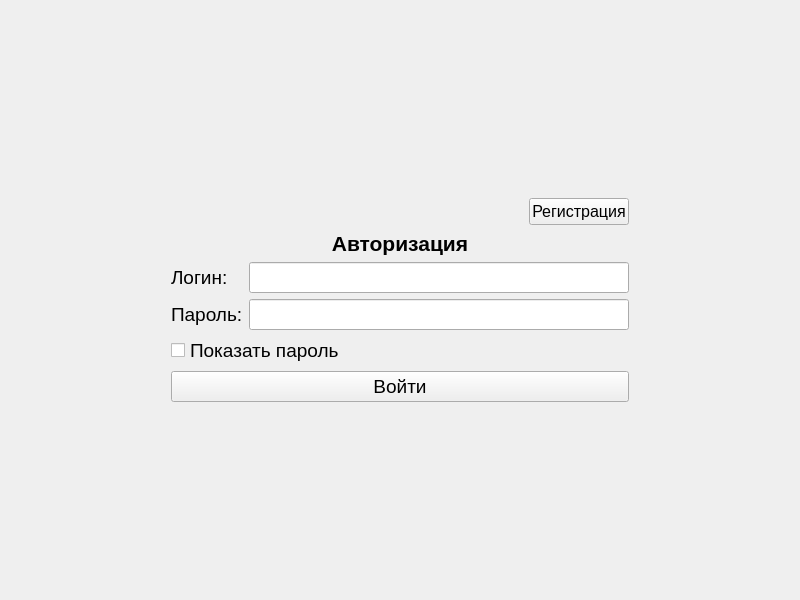
<?xml version="1.0" encoding="UTF-8"?>
<ui version="4.0">
 <class>MainWindow</class>
 <widget class="QMainWindow" name="MainWindow">
  <property name="geometry">
   <rect>
    <x>0</x>
    <y>0</y>
    <width>800</width>
    <height>600</height>
   </rect>
  </property>
  <property name="minimumSize">
   <size>
    <width>800</width>
    <height>600</height>
   </size>
  </property>
  <property name="windowTitle">
   <string>MainWindow</string>
  </property>
  <widget class="QWidget" name="centralwidget">
   <layout class="QGridLayout" name="gridLayout_2">
    <item row="1" column="0">
     <spacer name="horizontalSpacer">
      <property name="orientation">
       <enum>Qt::Horizontal</enum>
      </property>
      <property name="sizeHint" stdset="0">
       <size>
        <width>40</width>
        <height>20</height>
       </size>
      </property>
     </spacer>
    </item>
    <item row="1" column="1">
     <layout class="QVBoxLayout" name="verticalLayout">
      <property name="sizeConstraint">
       <enum>QLayout::SetMaximumSize</enum>
      </property>
      <item alignment="Qt::AlignRight">
       <widget class="QPushButton" name="registerButton">
        <property name="maximumSize">
         <size>
          <width>100</width>
          <height>16777215</height>
         </size>
        </property>
        <property name="font">
         <font>
          <pointsize>12</pointsize>
          <weight>50</weight>
          <bold>false</bold>
         </font>
        </property>
        <property name="text">
         <string>Регистрация</string>
        </property>
       </widget>
      </item>
      <item>
       <widget class="QLabel" name="titleLabel">
        <property name="font">
         <font>
          <pointsize>16</pointsize>
          <weight>75</weight>
          <bold>true</bold>
         </font>
        </property>
        <property name="text">
         <string>Авторизация</string>
        </property>
        <property name="alignment">
         <set>Qt::AlignCenter</set>
        </property>
       </widget>
      </item>
      <item>
       <layout class="QHBoxLayout" name="horizontalLayout">
        <property name="spacing">
         <number>18</number>
        </property>
        <item>
         <widget class="QLabel" name="usernameLabel">
          <property name="font">
           <font>
            <pointsize>14</pointsize>
           </font>
          </property>
          <property name="text">
           <string>Логин:</string>
          </property>
         </widget>
        </item>
        <item alignment="Qt::AlignRight">
         <widget class="QLineEdit" name="usernameEdit">
          <property name="minimumSize">
           <size>
            <width>380</width>
            <height>0</height>
           </size>
          </property>
          <property name="maximumSize">
           <size>
            <width>16777215</width>
            <height>16777215</height>
           </size>
          </property>
          <property name="font">
           <font>
            <pointsize>14</pointsize>
           </font>
          </property>
         </widget>
        </item>
       </layout>
      </item>
      <item>
       <layout class="QHBoxLayout" name="horizontalLayout_2">
        <item>
         <widget class="QLabel" name="passwordLabel">
          <property name="font">
           <font>
            <pointsize>14</pointsize>
           </font>
          </property>
          <property name="text">
           <string>Пароль:</string>
          </property>
         </widget>
        </item>
        <item alignment="Qt::AlignRight">
         <widget class="QLineEdit" name="passwordEdit">
          <property name="minimumSize">
           <size>
            <width>380</width>
            <height>0</height>
           </size>
          </property>
          <property name="font">
           <font>
            <pointsize>14</pointsize>
           </font>
          </property>
          <property name="echoMode">
           <enum>QLineEdit::Password</enum>
          </property>
         </widget>
        </item>
       </layout>
      </item>
      <item>
       <widget class="QCheckBox" name="showPasswordCheckBox">
        <property name="font">
         <font>
          <pointsize>14</pointsize>
         </font>
        </property>
        <property name="text">
         <string>Показать пароль</string>
        </property>
       </widget>
      </item>
      <item>
       <widget class="QPushButton" name="loginButton">
        <property name="font">
         <font>
          <pointsize>14</pointsize>
          <weight>50</weight>
          <bold>false</bold>
         </font>
        </property>
        <property name="text">
         <string>Войти</string>
        </property>
       </widget>
      </item>
     </layout>
    </item>
    <item row="1" column="2">
     <spacer name="horizontalSpacer_2">
      <property name="orientation">
       <enum>Qt::Horizontal</enum>
      </property>
      <property name="sizeHint" stdset="0">
       <size>
        <width>40</width>
        <height>20</height>
       </size>
      </property>
     </spacer>
    </item>
    <item row="0" column="1">
     <spacer name="verticalSpacer">
      <property name="orientation">
       <enum>Qt::Vertical</enum>
      </property>
      <property name="sizeHint" stdset="0">
       <size>
        <width>20</width>
        <height>40</height>
       </size>
      </property>
     </spacer>
    </item>
    <item row="2" column="1">
     <spacer name="verticalSpacer_2">
      <property name="orientation">
       <enum>Qt::Vertical</enum>
      </property>
      <property name="sizeHint" stdset="0">
       <size>
        <width>20</width>
        <height>40</height>
       </size>
      </property>
     </spacer>
    </item>
   </layout>
  </widget>
 </widget>
 <resources/>
 <connections/>
</ui>
